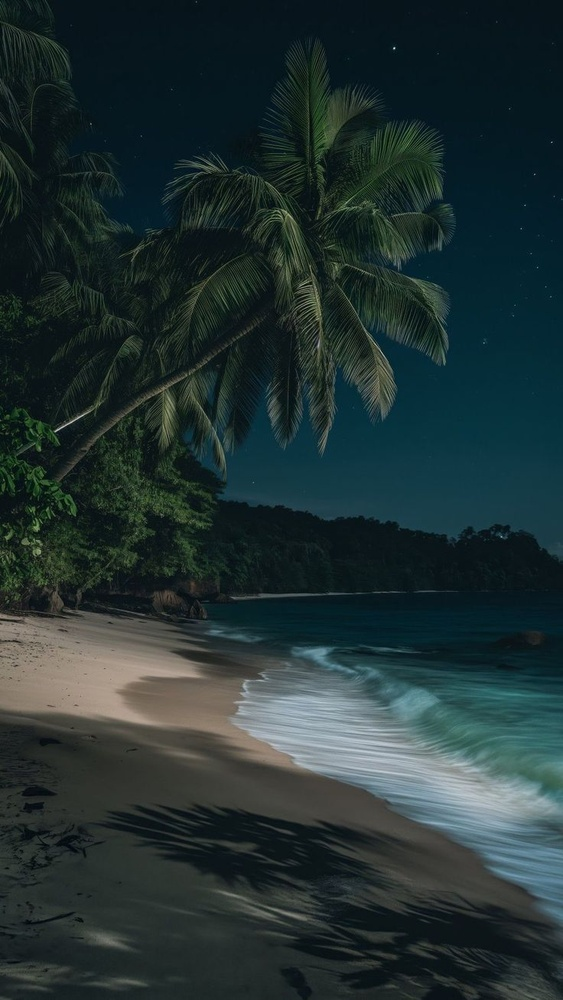
#> input picture bg.jpg, 563 x 1000 px, shrunk from 736 x 1308 before the run
$ python detect_shadows.py   (older library calls are emulated)
#> lines starting #> are read from the running program, lines starting #| are printed output that depends on the picture; after the words box and inside, x2 and y2 are one past the last pixel; in counts of white or black regions, pixels touching at a corner belong together
import cv2
import numpy as np

image = cv2.imread("bg.jpg")
#> image is the input picture: shape (1000, 563, 3); mean B, G, R 50.1, 49.6, 33.7
if image is None:
    print("error")
    exit()

hsv = cv2.cvtColor(image, cv2.COLOR_BGR2HSV)
#> hsv: shape (1000, 563, 3); mean H, S, V 83, 122.9, 53.8


lower_shadow = np.array([0, 0, 0])
upper_shadow = np.array([180, 255, 80])

# generating mask!!!
shadow_mask = cv2.inRange(hsv, lower_shadow, upper_shadow)
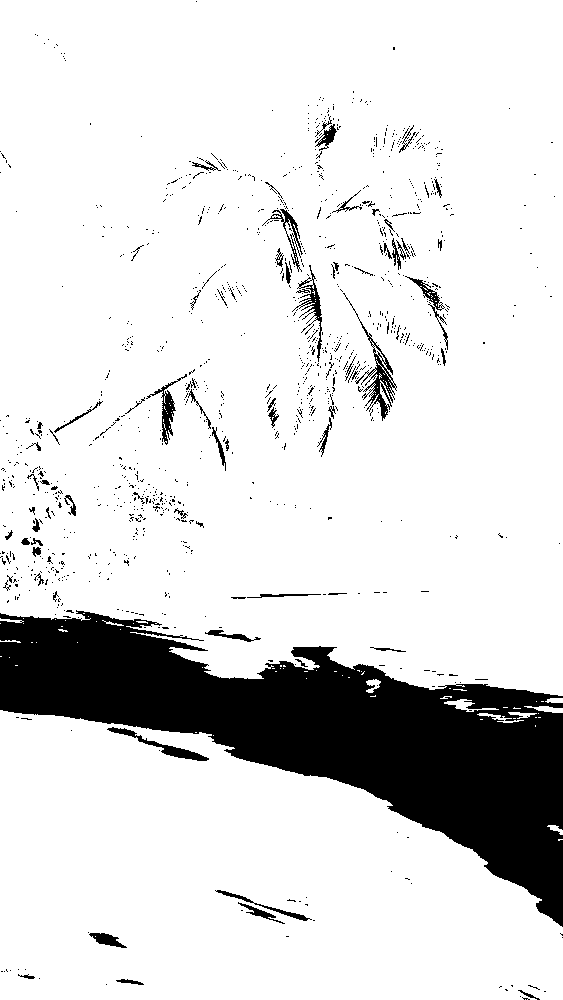
#> shadow_mask: shape (1000, 563); 86% white; 1173 black regions (1099 under 20 px), largest, box (x1, y1, x2, y2) and area: (0, 610, 563, 927) 67992, (343, 293, 397, 421) 1010, (107, 727, 209, 761) 618
cv2.imwrite("shadow_mask.png", shadow_mask)
print("shadow mask saved as shadow_mask.png")


cv2.imshow("Original", image)
cv2.imshow("Shadow Mask", shadow_mask)
cv2.waitKey(0)
cv2.destroyAllWindows()

# using Laplacian
laplacian = cv2.Laplacian(shadow_mask, cv2.CV_64F)
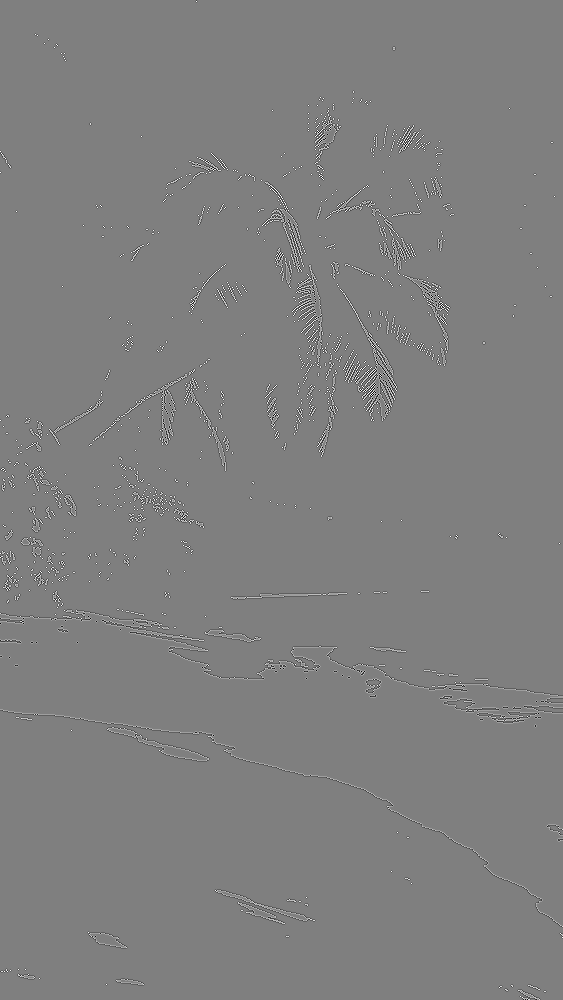
#> laplacian: shape (1000, 563) float64; min -1020, max 1020, mean 0; drawn with min black and max white
edge_strength = np.mean(np.abs(laplacian))
#> edge_strength = 20.69

print(f"edge sharpness: {edge_strength:.2f}")
#| edge sharpness: 20.69
if edge_strength > 5:
    print("detected: hard shadows")
else:
    print("detected: soft shadows")

$ run again, with bg1.jpg copied over bg.jpg
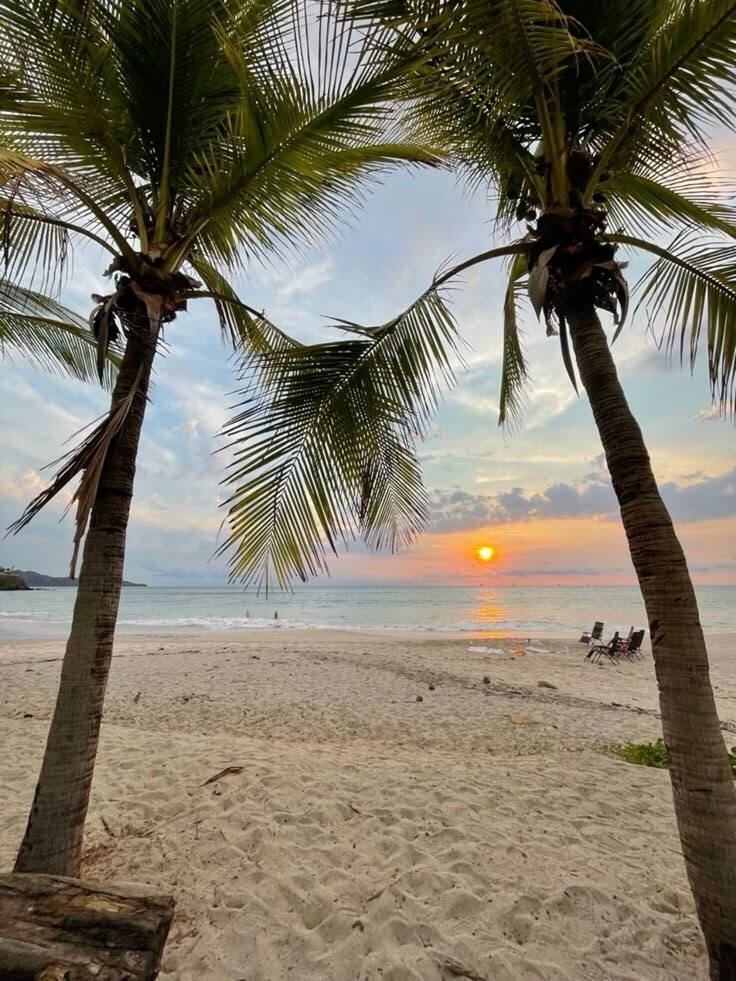
#> input picture bg1.jpg, 736 x 981 px
#> image is the input picture: shape (981, 736, 3); mean B, G, R 105.2, 120.5, 127.8
#> hsv: shape (981, 736, 3); mean H, S, V 37.1, 84.3, 131.2
#> `shadow_mask = cv2.inRange(hsv, lower_shadow, upper_shadow)`:
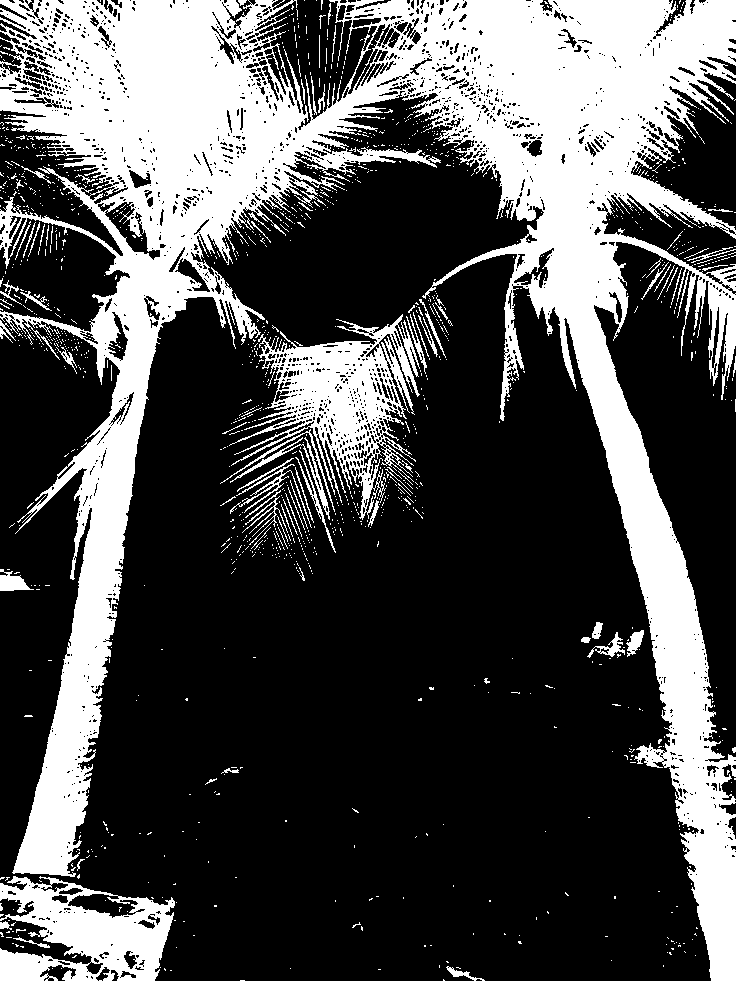
#> shadow_mask: shape (981, 736); 30.9% white; 1306 white regions (1225 under 20 px), largest, box (x1, y1, x2, y2) and area: (0, 0, 736, 981) 188178, (229, 314, 420, 520) 13335, (0, 876, 175, 981) 10582
#> edge_strength = 54.19
#| edge sharpness: 54.19

$ run again, with person_image.jpg copied over bg.jpg
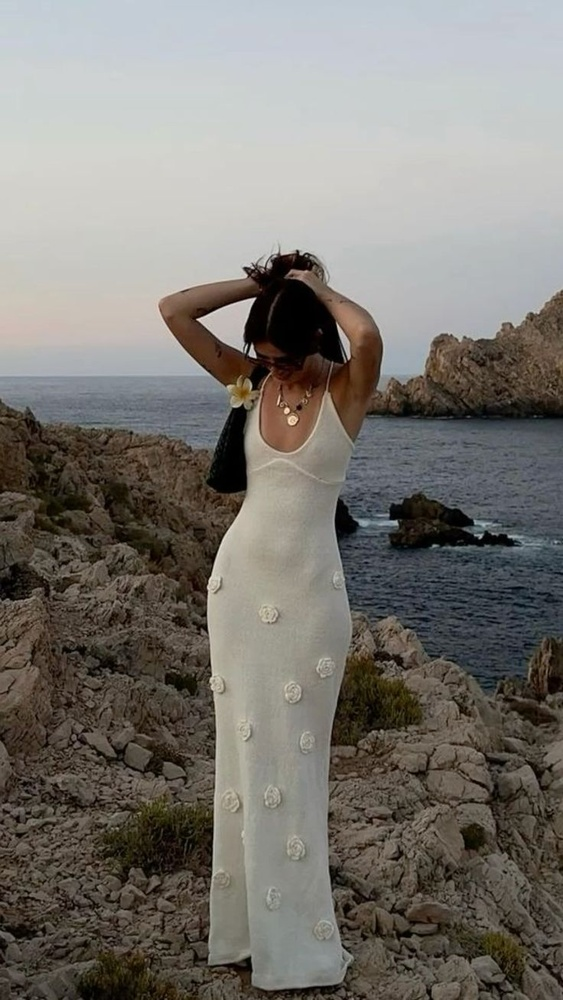
#> input picture person_image.jpg, 563 x 1000 px, shrunk from 736 x 1308 before the run
#> image is the input picture: shape (1000, 563, 3); mean B, G, R 113.5, 119.2, 122.6
#> hsv: shape (1000, 563, 3); mean H, S, V 43.6, 53, 125.8
#> `shadow_mask = cv2.inRange(hsv, lower_shadow, upper_shadow)`:
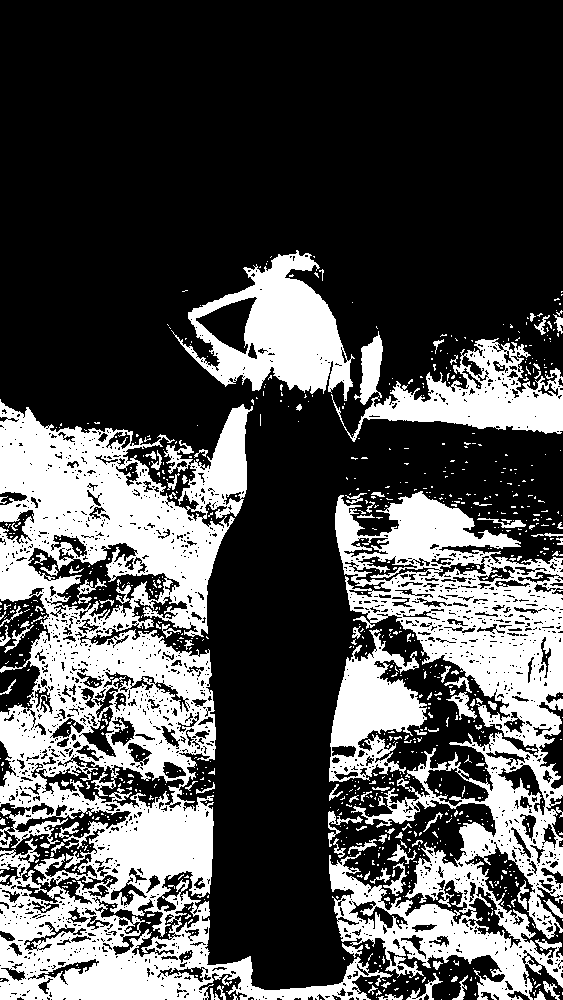
#> shadow_mask: shape (1000, 563); 31.1% white; 943 white regions (844 under 20 px), largest, box (x1, y1, x2, y2) and area: (0, 399, 393, 1000) 85791, (329, 491, 563, 1000) 49495, (171, 250, 355, 401) 12370
#> `laplacian = cv2.Laplacian(shadow_mask, cv2.CV_64F)`:
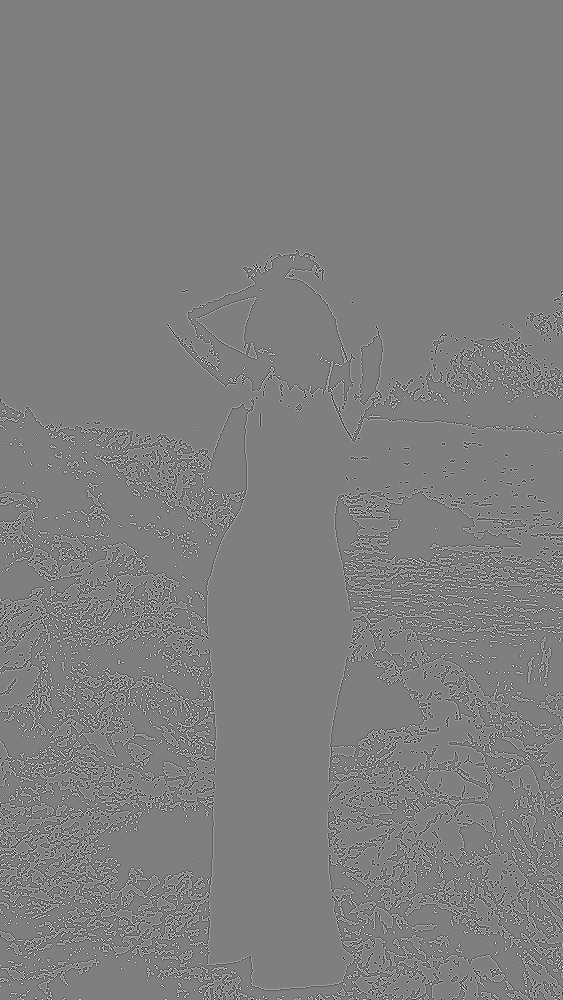
#> laplacian: shape (1000, 563) float64; min -1020, max 1020, mean 0; drawn with min black and max white
#> edge_strength = 68.61
#| edge sharpness: 68.61
